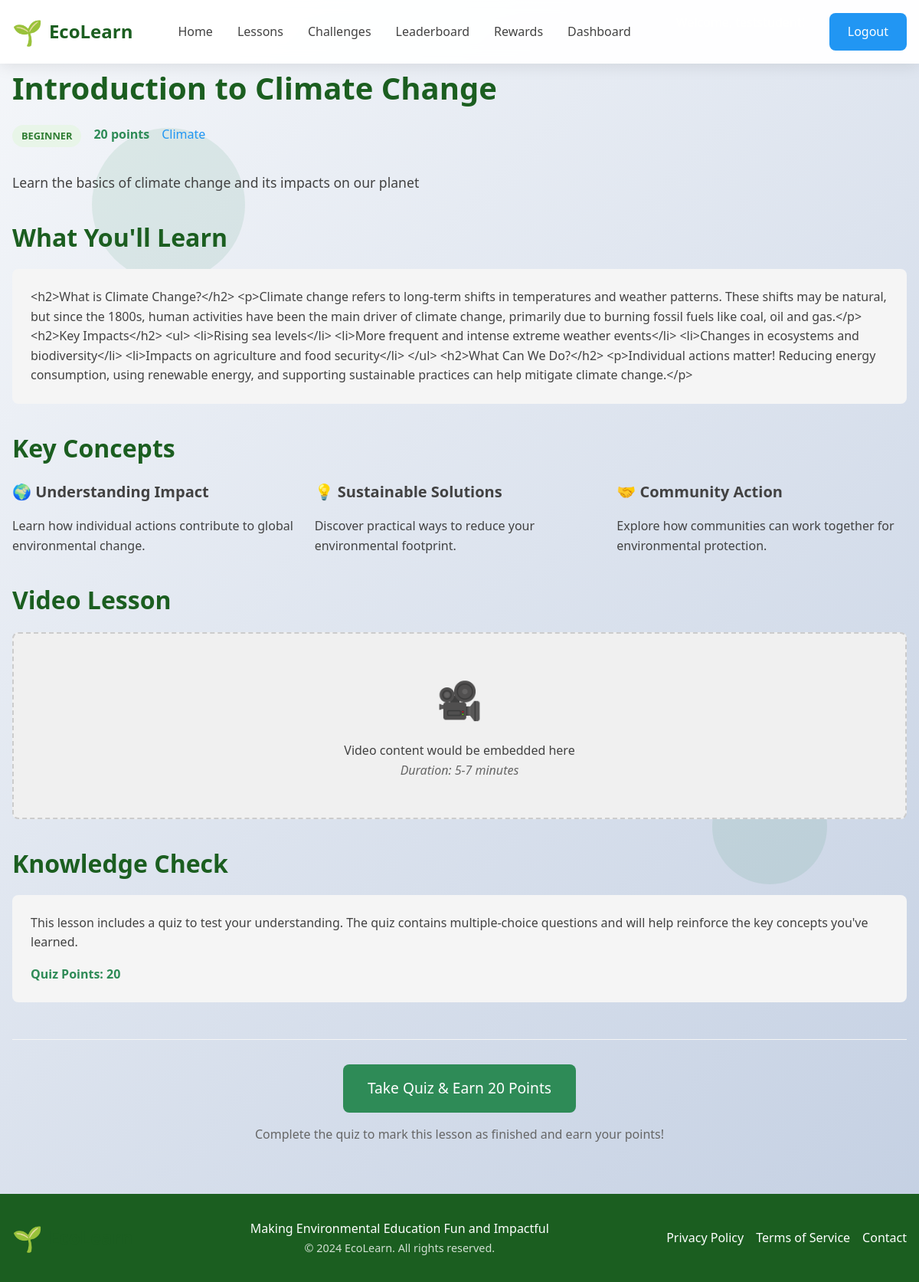
The page /lesson/1 (signed in) on the database its author committed.
### app.py (models this page shows)
class Lesson(db.Model):
    id = db.Column(db.Integer, primary_key=True)
    title = db.Column(db.String(200), nullable=False)
    description = db.Column(db.Text)
    content = db.Column(db.Text)
    category = db.Column(db.String(50))  # climate, waste, biodiversity, etc.
    difficulty = db.Column(db.String(20))  # beginner, intermediate, advanced
    points_reward = db.Column(db.Integer, default=10)
    quizzes = db.relationship('Quiz', backref='lesson', lazy=True)

### app.py (the view)
@app.route('/lesson/<int:lesson_id>')
def lesson_detail(lesson_id):
    if 'user_id' not in session:
        return redirect(url_for('login'))
    lesson = Lesson.query.get_or_404(lesson_id)
    return render_template('lesson_detail.html', lesson=lesson)

### templates/lesson_detail.html
{% extends "base.html" %}
{% block content %}
<div class="container">
    <div class="lesson-detail" data-animate="fade-in">
        <h1 style="margin-bottom: 1rem; color: var(--dark-green);">{{ lesson.title }}</h1>
        <div class="lesson-meta" style="display: flex; gap: 1rem; margin-bottom: 2rem; flex-wrap: wrap;">
            <span class="difficulty {{ lesson.difficulty }}">{{ lesson.difficulty|title }}</span>
            <span style="color: var(--primary-green); font-weight: bold;">{{ lesson.points_reward }} points</span>
            <span style="color: var(--earth-blue);">{{ lesson.category|title }}</span>
        </div>
        <div class="lesson-content">
            <p style="font-size: 1.1rem; line-height: 1.6; margin-bottom: 2rem;">{{ lesson.description }}</p>
            <div class="lesson-section">
                <h2 style="color: var(--dark-green); margin-bottom: 1rem;">What You'll Learn</h2>
                <div style="background: var(--light-gray); padding: 1.5rem; border-radius: 8px; margin-bottom: 2rem;">
                    <p>{{ lesson.content or "This lesson covers fundamental concepts in environmental education, including practical knowledge and real-world applications." }}</p>
                </div>
            </div>
            <div class="lesson-section">
                <h2 style="color: var(--dark-green); margin-bottom: 1rem;">Key Concepts</h2>
                <div style="display: grid; grid-template-columns: repeat(auto-fit, minmax(250px, 1fr)); gap: 1rem; margin-bottom: 2rem;">
                    <div class="concept-card" data-animate="fade-in">
                        <h4>🌍 Understanding Impact</h4>
                        <p>Learn how individual actions contribute to global environmental change.</p>
                    </div>
                    <div class="concept-card" data-animate="fade-in" style="animation-delay: 0.1s;">
                        <h4>💡 Sustainable Solutions</h4>
                        <p>Discover practical ways to reduce your environmental footprint.</p>
                    </div>
                    <div class="concept-card" data-animate="fade-in" style="animation-delay: 0.2s;">
                        <h4>🤝 Community Action</h4>
                        <p>Explore how communities can work together for environmental protection.</p>
                    </div>
                </div>
            </div>
            <div class="lesson-section">
                <h2 style="color: var(--dark-green); margin-bottom: 1rem;">Video Lesson</h2>
                <div style="background: #f0f0f0; border: 2px dashed #ccc; border-radius: 8px; padding: 3rem; text-align: center; margin-bottom: 2rem;">
                    <div style="font-size: 3rem; margin-bottom: 1rem;">🎥</div>
                    <p>Video content would be embedded here</p>
                    <p style="color: #666; font-style: italic;">Duration: 5-7 minutes</p>
                </div>
            </div>
            <div class="lesson-section">
                <h2 style="color: var(--dark-green); margin-bottom: 1rem;">Knowledge Check</h2>
                <div style="background: var(--light-gray); padding: 1.5rem; border-radius: 8px; margin-bottom: 2rem;">
                    <p>This lesson includes a quiz to test your understanding. The quiz contains multiple-choice questions and will help reinforce the key concepts you've learned.</p>
                    <div style="margin-top: 1rem;">
                        <span style="color: var(--primary-green); font-weight: bold;">Quiz Points: {{ lesson.points_reward }}</span>
                    </div>
                </div>
            </div>
        </div>
        <div style="text-align: center; margin-top: 3rem; padding-top: 2rem; border-top: 1px solid var(--light-gray);">
            <a href="{{ url_for('quiz', lesson_id=lesson.id) }}" class="btn btn-primary btn-pulse" style="font-size: 1.2rem; padding: 1rem 2rem;">
                Take Quiz & Earn {{ lesson.points_reward }} Points
            </a>
            <p style="margin-top: 1rem; color: #666;">Complete the quiz to mark this lesson as finished and earn your points!</p>
        </div>
    </div>
</div>
{% endblock %}

### static/css/style.css (style rules this page uses)
:root { --primary-green: #2E8B57; --dark-green: #1B5E20; --light-green: #4CAF50; --earth-blue: #2196F3; --soil-brown: #8D6E63; --light-gray: #F5F5F5; --medium-gray: #E0E0E0; --dark-gray: #424242; --success: #4CAF50; --warning: #FF9800; --error: #F44336; --info: #2196F3; }
* { margin: 0; padding: 0; box-sizing: border-box; }
body { font-family: 'Segoe UI', Tahoma, Geneva, Verdana, sans-serif; line-height: 1.6; color: var(--dark-gray); background: linear-gradient(135deg, #f5f7fa 0%, #c3cfe2 100%); min-height: 100vh; }
.container { max-width: 1200px; margin: 0 auto; padding: 0 1rem; }
h1, h2, h3, h4, h5, h6 { margin-bottom: 1rem; font-weight: 600; }
h1 { font-size: 2.5rem; }
h2 { font-size: 2rem; }
h4 { font-size: 1.25rem; }
.btn { display: inline-block; padding: 0.75rem 1.5rem; border: none; border-radius: 8px; text-decoration: none; font-weight: 500; cursor: pointer; transition: all 0.3s ease; text-align: center; }
.btn-primary { background: var(--primary-green); color: white; }
.btn-pulse { animation: pulse 2s infinite; }
.difficulty { padding: 0.25rem 0.75rem; border-radius: 20px; font-size: 0.8rem; font-weight: bold; text-transform: uppercase; }
.difficulty.beginner { background: #E8F5E8; color: #2E7D32; }
[data-animate="fade-in"] { animation: fade-in 0.8s ease-out; }

### static/css/animations.css (style rules this page uses)
.btn-pulse { animation: pulse 2s infinite; }
[data-animate="fade-in"] { animation: fade-in 0.8s ease-out; }

### rows shown on the page
Lesson: title "Introduction to Climate Change", difficulty "BEGINNER", points_reward "20", category "Climate", description "Learn the basics of climate change and its impacts on our planet", content "<h2>What is Climate Change?</h2> <p>Climate change refers to long-term shifts in temperatures and weather patterns. These shifts may be natural, but since the 1800s, human activities have been the main driver of climate change, primarily due to burning fossil fuels like coal, oil and gas.</p> <h2>Key Impacts</h2> <ul> <li>Rising sea levels</li> <li>More frequent and intense extreme weather events</li> <li>Changes in ecosystems and biodiversity</li> <li>Impacts on agriculture and food security</li> </ul> <h2>What Can We Do?</h2> <p>Individual actions matter! Reducing energy consumption, using renewable energy, and supporting sustainable practices can help mitigate climate change.</p>"
